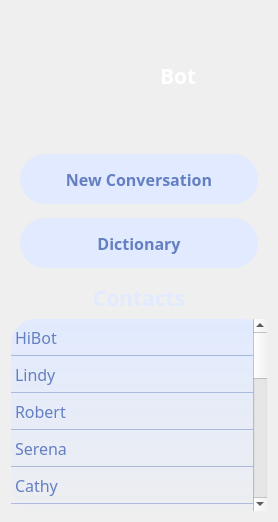
          <widget class="QWidget" name="left_panel" native="true">
           <property name="styleSheet">
            <string notr="true">QWidget#left_panel{
border-radius: 30px;
	background-color: qlineargradient(spread:pad, x1:1, y1:0, x2:1, y2:1, stop:0 rgba(100, 127, 194, 255), stop:1 rgba(123, 149, 216, 87));
}</string>
           </property>
           <layout class="QVBoxLayout" name="verticalLayout_4" stretch="2,0,7">
            <item>
             <widget class="QWidget" name="buttons" native="true">
              <property name="sizePolicy">
               <sizepolicy hsizetype="Preferred" vsizetype="Minimum">
                <horstretch>0</horstretch>
                <verstretch>0</verstretch>
               </sizepolicy>
              </property>
              <property name="cursor">
               <cursorShape>PointingHandCursor</cursorShape>
              </property>
              <property name="focusPolicy">
               <enum>Qt::ClickFocus</enum>
              </property>
              <layout class="QVBoxLayout" name="verticalLayout_2" stretch="0,1,1">
               <property name="spacing">
                <number>14</number>
               </property>
               <property name="bottomMargin">
                <number>9</number>
               </property>
               <item>
                <widget class="QWidget" name="widget" native="true">
                 <property name="minimumSize">
                  <size>
                   <width>0</width>
                   <height>120</height>
                  </size>
                 </property>
                 <widget class="QLabel" name="user_pic">
                  <property name="geometry">
                   <rect>
                    <x>10</x>
                    <y>10</y>
                    <width>100</width>
                    <height>100</height>
                   </rect>
                  </property>
                  <property name="styleSheet">
                   <string notr="true">border-radius: 50px;</string>
                  </property>
                  <property name="text">
                   <string/>
                  </property>
                  <property name="pixmap">
                   <pixmap resource="resource.qrc">:/images/pic/profile.png</pixmap>
                  </property>
                  <property name="scaledContents">
                   <bool>true</bool>
                  </property>
                 </widget>
                 <widget class="QLabel" name="username">
                  <property name="geometry">
                   <rect>
                    <x>140</x>
                    <y>30</y>
                    <width>61</width>
                    <height>51</height>
                   </rect>
                  </property>
                  <property name="font">
                   <font>
                    <family>Poppins</family>
                    <pointsize>16</pointsize>
                    <weight>75</weight>
                    <bold>true</bold>
                   </font>
                  </property>
                  <property name="styleSheet">
                   <string notr="true">QLabel{
color: white;
}</string>
                  </property>
                  <property name="text">
                   <string>Bot</string>
                  </property>
                 </widget>
                 <widget class="QPushButton" name="settingbutton">
                  <property name="geometry">
                   <rect>
                    <x>200</x>
                    <y>90</y>
                    <width>25</width>
                    <height>25</height>
                   </rect>
                  </property>
                  <property name="styleSheet">
                   <string notr="true">QPushButton#settingbutton{
	background-color: none;
	border-radius:7px;
}

QPushButton#settingbutton:hover{
	background-color: none;
	border: 1.5px solid #E1EAFE;
	border-radius:7px;
}</string>
                  </property>
                  <property name="text">
                   <string/>
                  </property>
                  <property name="icon">
                   <iconset resource="resource.qrc">
                    <normaloff>:/images/pic/settings (1).png</normaloff>:/images/pic/settings (1).png</iconset>
                  </property>
                 </widget>
                </widget>
               </item>
               <item>
                <widget class="QPushButton" name="new_conversation">
                 <property name="sizePolicy">
                  <sizepolicy hsizetype="Preferred" vsizetype="Fixed">
                   <horstretch>0</horstretch>
                   <verstretch>0</verstretch>
                  </sizepolicy>
                 </property>
                 <property name="minimumSize">
                  <size>
                   <width>0</width>
                   <height>50</height>
                  </size>
                 </property>
                 <property name="font">
                  <font>
                   <family>Poppins</family>
                   <pointsize>12</pointsize>
                   <weight>75</weight>
                   <bold>true</bold>
                  </font>
                 </property>
                 <property name="styleSheet">
                  <string notr="true">QPushButton{
background-color: #E1EAFE;
border-radius: 25px;
color: #647FC2;
}

QPushButton:hover{
background-color: rgb(81, 111, 194);
border-radius: 25px;
color: #E1EAFE;
}</string>
                 </property>
                 <property name="text">
                  <string>New Conversation</string>
                 </property>
                </widget>
               </item>
               <item>
                <widget class="QPushButton" name="dictionary_2">
                 <property name="sizePolicy">
                  <sizepolicy hsizetype="Minimum" vsizetype="Fixed">
                   <horstretch>0</horstretch>
                   <verstretch>0</verstretch>
                  </sizepolicy>
                 </property>
                 <property name="minimumSize">
                  <size>
                   <width>0</width>
                   <height>50</height>
                  </size>
                 </property>
                 <property name="font">
                  <font>
                   <family>Poppins</family>
                   <pointsize>12</pointsize>
                   <weight>75</weight>
                   <bold>true</bold>
                  </font>
                 </property>
                 <property name="styleSheet">
                  <string notr="true">QPushButton{
background-color: #E1EAFE;
border-radius: 25px;
color: #647FC2;
}

QPushButton:hover{
background-color: rgb(81, 111, 194);
border-radius: 25px;
color: #E1EAFE;
}</string>
                 </property>
                 <property name="text">
                  <string>Dictionary</string>
                 </property>
                </widget>
               </item>
              </layout>
             </widget>
            </item>
            <item>
             <widget class="QLabel" name="contact_label">
              <property name="font">
               <font>
                <family>Poppins</family>
                <pointsize>16</pointsize>
                <weight>75</weight>
                <bold>true</bold>
               </font>
              </property>
              <property name="styleSheet">
               <string notr="true">QLabel{
color:rgba(225, 234, 254, 255);
}</string>
              </property>
              <property name="text">
               <string>Contacts</string>
              </property>
              <property name="alignment">
               <set>Qt::AlignCenter</set>
              </property>
             </widget>
            </item>
            <item>
             <widget class="QListWidget" name="user_list">
              <property name="sizePolicy">
               <sizepolicy hsizetype="Fixed" vsizetype="Preferred">
                <horstretch>0</horstretch>
                <verstretch>0</verstretch>
               </sizepolicy>
              </property>
              <property name="font">
               <font>
                <family>Poppins</family>
                <pointsize>12</pointsize>
               </font>
              </property>
              <property name="cursor" stdset="0">
               <cursorShape>PointingHandCursor</cursorShape>
              </property>
              <property name="focusPolicy">
               <enum>Qt::ClickFocus</enum>
              </property>
              <property name="styleSheet">
               <string notr="true">QListView{
	background-color: qlineargradient(spread:pad, x1:1, y1:0, x2:1, y2:1, stop:0 rgba(225, 234, 254, 255), stop:1 rgba(222, 232, 252, 33));

	border-radius: 25px;
}

QListView::item{
color: rgba(100, 127, 194, 255);
height: 35px;
	border-bottom: 1px solid rgba(100, 127, 194, 120);
border-top: 1px solid rgba(100, 127, 194, 0);
border-left: 1px solid rgba(100, 127, 194, 0);
border-right: 1px solid rgba(100, 127, 194, 0);

	border-radius: 25px;
}

QListView::item:focus{
color: white;
height: 35px;
	border-bottom: 1px solid rgba(100, 127, 194, 120);
border-left: 1px solid rgba(100, 127, 194, 0);
border-right: 1px solid rgba(100, 127, 194, 0);

	border-radius: 25px;
}



QScrollArea{
border: none;
background-color: none;
}

    QScrollBar {
        background-color: #7B95D8;
        border-radius: 5px;
    }

    QScrollBar:horizontal {
        height: 13px;
    }

    QScrollBar:vertical {
        width: 13px;
    }

    QScrollBar::handle {
        background: #E1EAFE;
        border-radius: 5px;
    }

    QScrollBar::handle:horizontal {
        height: 25px;
        min-width: 10px;
    }

    QScrollBar::handle:vertical {
        width: 25px;
        min-height: 10px;
    }

    QScrollBar::add-line {
        border: none;
        background: none;
    }

    QScrollBar::sub-line {
        border: none;
        background: none;
    }
</string>
              </property>
              <property name="frameShadow">
               <enum>QFrame::Plain</enum>
              </property>
              <property name="sizeAdjustPolicy">
               <enum>QAbstractScrollArea::AdjustIgnored</enum>
              </property>
              <property name="autoScroll">
               <bool>false</bool>
              </property>
              <property name="tabKeyNavigation">
               <bool>true</bool>
              </property>
              <property name="showDropIndicator" stdset="0">
               <bool>false</bool>
              </property>
              <property name="alternatingRowColors">
               <bool>false</bool>
              </property>
              <property name="movement">
               <enum>QListView::Snap</enum>
              </property>
              <property name="flow">
               <enum>QListView::TopToBottom</enum>
              </property>
              <property name="isWrapping" stdset="0">
               <bool>false</bool>
              </property>
              <property name="resizeMode">
               <enum>QListView::Adjust</enum>
              </property>
              <property name="layoutMode">
               <enum>QListView::SinglePass</enum>
              </property>
              <property name="spacing">
               <number>0</number>
              </property>
              <property name="uniformItemSizes">
               <bool>false</bool>
              </property>
              <property name="selectionRectVisible">
               <bool>false</bool>
              </property>
              <property name="itemAlignment">
               <set>Qt::AlignAbsolute|Qt::AlignCenter|Qt::AlignHCenter|Qt::AlignVCenter</set>
              </property>
              <property name="currentRow">
               <number>-1</number>
              </property>
              <item>
               <property name="text">
                <string>HiBot</string>
               </property>
              </item>
              <item>
               <property name="text">
                <string>Lindy</string>
               </property>
              </item>
              <item>
               <property name="text">
                <string>Robert</string>
               </property>
              </item>
              <item>
               <property name="text">
                <string>Serena</string>
               </property>
              </item>
              <item>
               <property name="text">
                <string>Cathy</string>
               </property>
              </item>
              <item>
               <property name="text">
                <string>User_1</string>
               </property>
              </item>
              <item>
               <property name="text">
                <string>User_2</string>
               </property>
              </item>
              <item>
               <property name="text">
                <string>User_3</string>
               </property>
              </item>
              <item>
               <property name="text">
                <string>User_4</string>
               </property>
              </item>
              <item>
               <property name="text">
                <string>User_5</string>
               </property>
              </item>
              <item>
               <property name="text">
                <string>User_6</string>
               </property>
              </item>
              <item>
               <property name="text">
                <string>User_7</string>
               </property>
              </item>
              <item>
               <property name="text">
                <string>User_8</string>
               </property>
              </item>
              <item>
               <property name="text">
                <string>user_9</string>
               </property>
              </item>
              <item>
               <property name="text">
                <string>user_10</string>
               </property>
              </item>
              <item>
               <property name="text">
                <string>user_11</string>
               </property>
              </item>
              <item>
               <property name="text">
                <string>user_12</string>
               </property>
              </item>
              <item>
               <property name="text">
                <string>user_13</string>
               </property>
              </item>
             </widget>
            </item>
           </layout>
          </widget>
